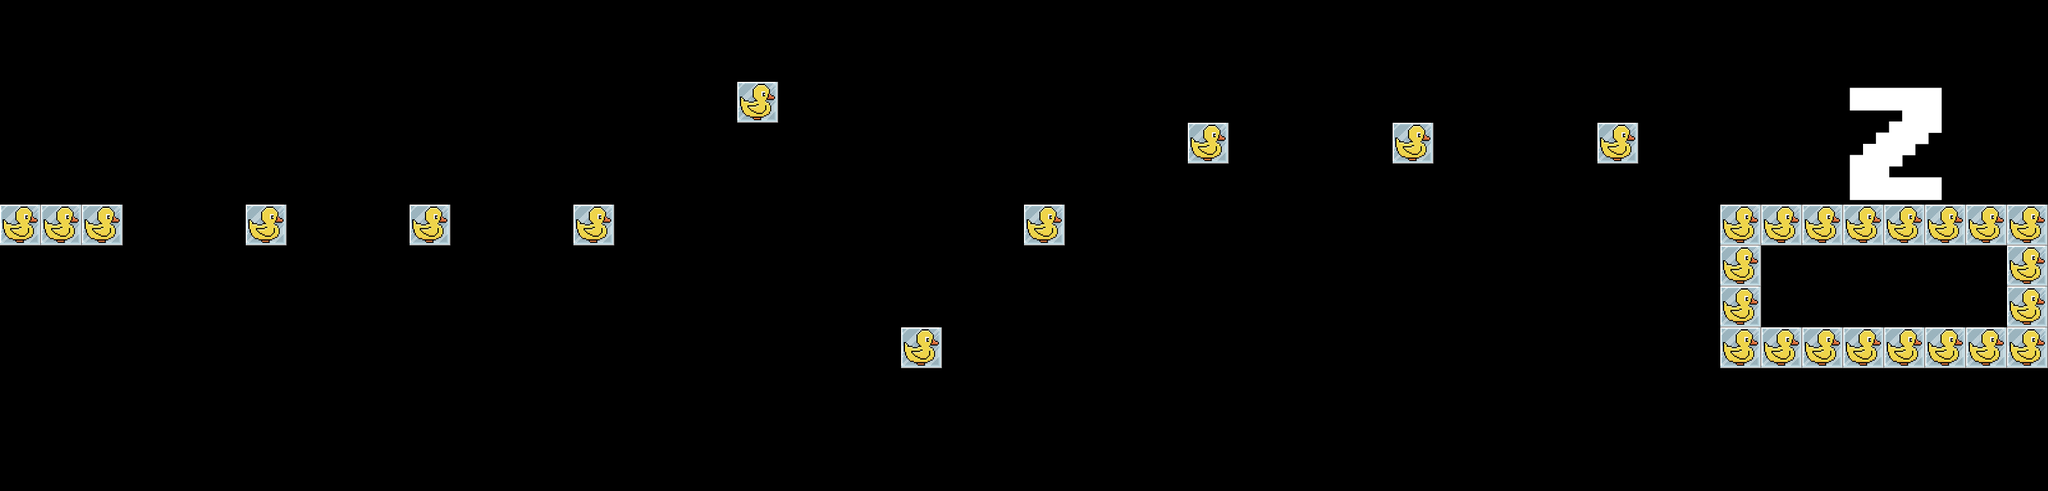

Rendered tile map (Tiled .tmx) drawn with the repository's tilesets; below, a short description and the full map source, tile grids included:
An orthogonal 50x12 tile map with 64x64 px tiles, 1 tile layer (Tile Layer 1), 14 tilesets and 19 objects.

<map version="1.10" tiledversion="1.10.2" orientation="orthogonal" renderorder="right-down" width="50" height="12" tilewidth="64" tileheight="64" infinite="0" nextlayerid="11" nextobjectid="313">
 <editorsettings>
  <export format="lua" />
 </editorsettings>
 <tileset firstgid="1" name="earth" tilewidth="64" tileheight="64" tilecount="9" columns="3">
  <image source="tileset.png" width="192" height="192" />
 </tileset>
 <tileset firstgid="10" name="b" tilewidth="64" tileheight="64" tilecount="9" columns="3">
  <image source="bSheet.png" width="200" height="200" />
 </tileset>
 <tileset firstgid="19" name="a" tilewidth="64" tileheight="64" tilecount="9" columns="3">
  <image source="aSheet.png" width="200" height="200" />
 </tileset>
 <tileset firstgid="28" name="c" tilewidth="64" tileheight="64" tilecount="9" columns="3">
  <image source="cSheet.png" width="200" height="200" />
 </tileset>
 <tileset firstgid="37" name="d" tilewidth="64" tileheight="64" tilecount="9" columns="3">
  <image source="d1.png" width="200" height="200" />
 </tileset>
 <tileset firstgid="46" name="e" tilewidth="64" tileheight="64" tilecount="9" columns="3">
  <image source="e.png" width="200" height="200" />
 </tileset>
 <tileset firstgid="55" name="brick" tilewidth="64" tileheight="64" tilecount="1" columns="1">
  <image source="brick2.png" width="64" height="64" />
 </tileset>
 <tileset firstgid="56" name="f" tilewidth="64" tileheight="64" tilecount="9" columns="3">
  <image source="F.png" width="200" height="200" />
 </tileset>
 <tileset firstgid="65" name="g" tilewidth="64" tileheight="64" tilecount="9" columns="3">
  <image source="G.png" width="200" height="200" />
 </tileset>
 <tileset firstgid="74" name="h" tilewidth="64" tileheight="64" tilecount="9" columns="3">
  <image source="H.png" width="200" height="200" />
 </tileset>
 <tileset firstgid="83" name="duck" tilewidth="64" tileheight="64" tilecount="1" columns="1">
  <image source="duck.png" width="64" height="64" />
 </tileset>
 <tileset firstgid="84" name="x" tilewidth="64" tileheight="64" tilecount="9" columns="3">
  <image source="X.png" width="200" height="200" />
 </tileset>
 <tileset firstgid="93" name="y" tilewidth="64" tileheight="64" tilecount="9" columns="3">
  <image source="Y.png" width="200" height="200" />
 </tileset>
 <tileset firstgid="102" name="z" tilewidth="64" tileheight="64" tilecount="9" columns="3">
  <image source="Z.png" width="200" height="200" />
 </tileset>
 <objectgroup id="5" name="Enemies">
  <object id="294" x="2880" y="448" width="64" height="64" />
  <object id="312" x="3072" y="640" width="64" height="64" />
 </objectgroup>
 <objectgroup id="7" name="Warp">
  <object id="311" x="2880" y="128" width="128" height="192" />
 </objectgroup>
 <objectgroup id="4" name="Platforms">
  <object id="295" x="0" y="704" width="3200" height="64" />
  <object id="296" x="0" y="320" width="192" height="64" />
  <object id="297" x="384" y="320" width="64" height="64" />
  <object id="298" x="640" y="320" width="64" height="64" />
  <object id="299" x="896" y="320" width="64" height="64" />
  <object id="300" x="1152" y="128" width="64" height="64" />
  <object id="301" x="1408" y="512" width="64" height="64" />
  <object id="302" x="1600" y="320" width="64" height="64" />
  <object id="303" x="1856" y="192" width="64" height="64" />
  <object id="304" x="2176" y="192" width="64" height="64" />
  <object id="305" x="2496" y="192" height="64" />
  <object id="306" x="2496" y="192" width="64" height="64" />
  <object id="307" x="2688" y="512" width="512" height="64" />
  <object id="308" x="2688" y="320" width="512" height="64" />
 </objectgroup>
 <objectgroup id="10" name="Walls">
  <object id="309" x="2688" y="448" width="64" height="64" />
  <object id="310" x="3136" y="448" width="64" height="64" />
 </objectgroup>
 <layer id="1" name="Tile Layer 1" width="50" height="12">
  <data encoding="csv">
0,0,0,0,0,0,0,0,0,0,0,0,0,0,0,0,0,0,0,0,0,0,0,0,0,0,0,0,0,0,0,0,0,0,0,0,0,0,0,0,0,0,0,0,0,0,0,0,0,0,
0,0,0,0,0,0,0,0,0,0,0,0,0,0,0,0,0,0,0,0,0,0,0,0,0,0,0,0,0,0,0,0,0,0,0,0,0,0,0,0,0,0,0,0,0,0,0,0,0,0,
0,0,0,0,0,0,0,0,0,0,0,0,0,0,0,0,0,0,83,0,0,0,0,0,0,0,0,0,0,0,0,0,0,0,0,0,0,0,0,0,0,0,0,0,0,102,103,104,0,0,
0,0,0,0,0,0,0,0,0,0,0,0,0,0,0,0,0,0,0,0,0,0,0,0,0,0,0,0,0,83,0,0,0,0,83,0,0,0,0,83,0,0,0,0,0,105,106,107,0,0,
0,0,0,0,0,0,0,0,0,0,0,0,0,0,0,0,0,0,0,0,0,0,0,0,0,0,0,0,0,0,0,0,0,0,0,0,0,0,0,0,0,0,0,0,0,108,109,110,0,0,
83,83,83,0,0,0,83,0,0,0,83,0,0,0,83,0,0,0,0,0,0,0,0,0,0,83,0,0,0,0,0,0,0,0,0,0,0,0,0,0,0,0,83,83,83,83,83,83,83,83,
0,0,0,0,0,0,0,0,0,0,0,0,0,0,0,0,0,0,0,0,0,0,0,0,0,0,0,0,0,0,0,0,0,0,0,0,0,0,0,0,0,0,83,0,0,0,0,0,0,83,
0,0,0,0,0,0,0,0,0,0,0,0,0,0,0,0,0,0,0,0,0,0,0,0,0,0,0,0,0,0,0,0,0,0,0,0,0,0,0,0,0,0,83,0,0,0,0,0,0,83,
0,0,0,0,0,0,0,0,0,0,0,0,0,0,0,0,0,0,0,0,0,0,83,0,0,0,0,0,0,0,0,0,0,0,0,0,0,0,0,0,0,0,83,83,83,83,83,83,83,83,
0,0,0,0,0,0,0,0,0,0,0,0,0,0,0,0,0,0,0,0,0,0,0,0,0,0,0,0,0,0,0,0,0,0,0,0,0,0,0,0,0,0,0,0,0,0,0,0,0,0,
0,0,0,0,0,0,0,0,0,0,0,0,0,0,0,0,0,0,0,0,0,0,0,0,0,0,0,0,0,0,0,0,0,0,0,0,0,0,0,0,0,0,0,0,0,0,0,0,0,0,
0,0,0,0,0,0,0,0,0,0,0,0,0,0,0,0,0,0,0,0,0,0,0,0,0,0,0,0,0,0,0,0,0,0,0,0,0,0,0,0,0,0,0,0,0,0,0,0,0,0
</data>
 </layer>
</map>
